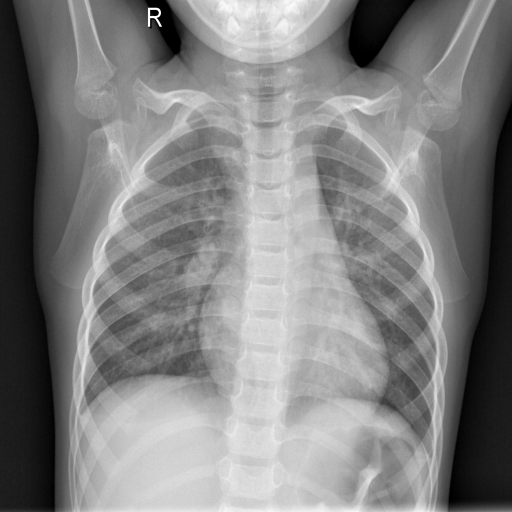
#> input picture 3.2022年学习/FractralDimensionSoftware/COVID-19-c/NORMAL/NORMAL (1).png, 1024 x 1024 px, found by its file name (shown at 1/2 size)
$ python '3. 比较两个图片相似度（pca）.py'
#> lines starting #> are read from the running program, lines starting #| are printed output that depends on the picture; long printed decimals are rounded; pictures that were not available may be replaced by others from this repository, and a replacement may not be noted
from sklearn.decomposition import PCA
import cv2 as cv
import matplotlib.pyplot as plt
from PIL import Image
import numpy as np


def draw_graph(img):
    plt.imshow(img)
    plt.show()

def reshape(img):
    img = cv.resize(img, (54, 54))
    draw_graph(img)
    img = img.reshape(1, -1)
    return img

imag1 = cv.imread("C:/Users/Yan/Desktop/data/NORMAL/NORMAL (1).png", cv.COLOR_BGR2GRAY)
#> imag1 is the input picture: shape (1024, 1024); min 0, max 255, mean 128.9
imag2 = cv.imread("C:/Users/Yan/Desktop/data/NORMAL/NORMAL (2).png", cv.COLOR_BGR2GRAY)
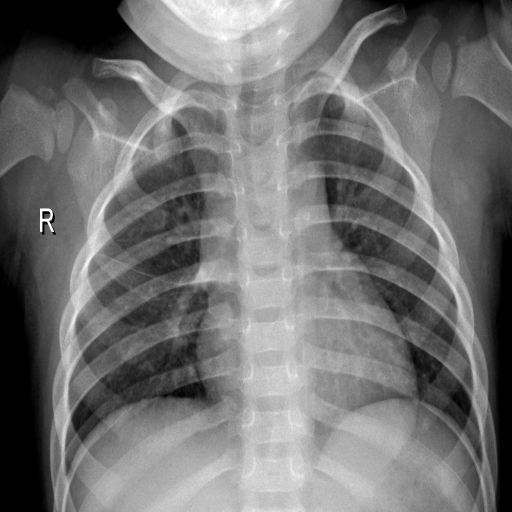
#> input picture 3.2022年学习/FractralDimensionSoftware/COVID-19-c/NORMAL/NORMAL (100).png, 1024 x 1024 px, given in place of NORMAL (2).png, which was not available (shown at 1/2 size)
#> imag2 is the input picture: shape (1024, 1024); min 0, max 255, mean 113.9
imag3 = cv.imread("C:/Users/Yan/Desktop/data/Viral Pneumonia/Viral Pneumonia (1).png", cv.COLOR_BGR2GRAY)
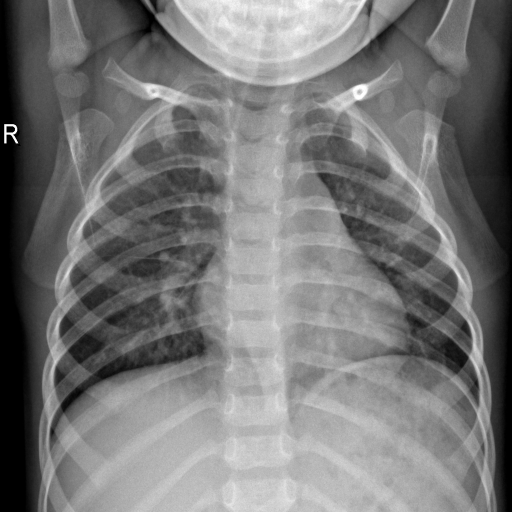
#> input picture 3.2022年学习/FractralDimensionSoftware/COVID-19-c/NORMAL/NORMAL (1001).png, 1024 x 1024 px, given in place of Viral Pneumonia (1).png, which was not available (shown at 1/2 size)
#> imag3 is the input picture: shape (1024, 1024); min 0, max 255, mean 118.9
imag4 = cv.imread("C:/Users/Yan/Desktop/data/Viral Pneumonia/Viral Pneumonia (2).png", cv.COLOR_BGR2GRAY)

"""
pca = PCA(n_components=20)
imag1 = pca.fit_transform(imag1)
imag2 = pca.fit_transform(imag2)
imag3 = pca.fit_transform(imag3)


print(imag1.shape, imag1)
print(imag2.shape, imag2)
print(imag3.shape, imag3)
"""

imag1 = reshape(imag1)
#> in reshape, `img = cv.resize(img, (54, 54))`:
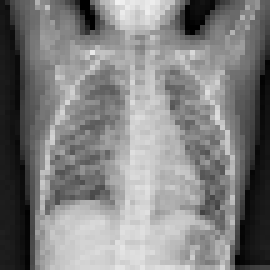
#> img: shape (54, 54) (shown 5 times larger); min 0, max 241, mean 128.4
imag2 = reshape(imag2)
#> in reshape (call 2), `img = cv.resize(img, (54, 54))`:
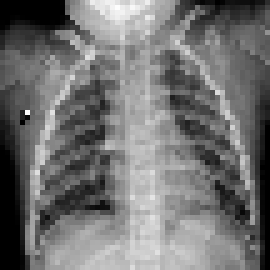
#> img: shape (54, 54) (shown 5 times larger); min 0, max 253, mean 113.8
imag3 = reshape(imag3)
#> in reshape (call 3), `img = cv.resize(img, (54, 54))`:
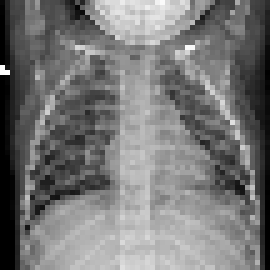
#> img: shape (54, 54) (shown 5 times larger); min 0, max 255, mean 118.8
imag4 = reshape(imag4)

print(imag1.shape, imag1)
#> (printed output is left out)
print(imag2.shape, imag2)
#> (printed output is left out)
print(imag3.shape, imag3)
#> (printed output is left out)

all_dis = []
dist1 = np.linalg.norm(imag1-imag2)
#> dist1 = 7191.5
print(dist1)
#| 7191.514
all_dis.append(dist1)

dist2 = np.linalg.norm(imag1-imag3)
#> dist2 = 6917.3
print(dist2)
#| 6917.281
all_dis.append(dist2)

dist3 = np.linalg.norm(imag1-imag4)
#> dist3 = 6917.3
print(dist3)
#| 6917.281
all_dis.append(dist3)

dist4 = np.linalg.norm(imag2-imag3)
#> dist4 = 9014
print(dist4)
#| 9013.993
all_dis.append(dist4)

dist5 = np.linalg.norm(imag2-imag4)
#> dist5 = 9014
print(dist5)
#| 9013.993
all_dis.append(dist5)

dist6 = np.linalg.norm(imag3-imag4)
#> dist6 = 0
print(dist6)
#| 0.0
all_dis.append(dist3)

print("all_dis:", all_dis)
#| all_dis: [7191.514, 6917.281, 6917.281, 9013.993, 9013.993, 6917.281]

"""
l = []
l.append(imag1[0])
l.append(imag2[0])
l.append(imag3[0])
l.append(imag4[0])
"""
l = []
imag1 = list(imag1[0])
#> imag1 = 2916 values, max 241 at index 23, min 0 at index 16, mean 128.4
imag2 = list(imag2[0])
#> imag2 = 2916 values, max 253 at index 77, min 0 at index 0, mean 113.8
imag3 = list(imag3[0])
#> imag3 = 2916 values, max 255 at index 757, min 0 at index 162, mean 118.8
imag4 = list(imag4[0])
#> imag4 has the same summary as imag3
l.append(imag1)
l.append(imag2)
l.append(imag3)
l.append(imag4)
print(np.array(l))
#> (printed output is left out)
